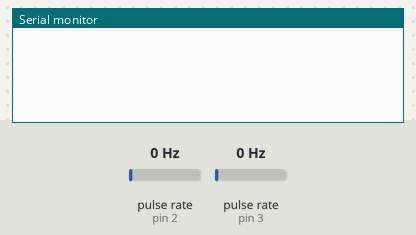
Bench run of a sketch on a simulated Arduino Uno, built with avr-gcc and run on an emulated ATmega328P. On the bench: the last lines printed to the serial monitor. Wiring (inferred from the names in the program): 2 × pulse sensor: data pin 2 / data pin 3. The inputs (shaded band) are chosen by the test bench; at power-on: pulse rate (sensors on pin 2, pin 3) 0 Hz. The ROS host is connected and sends only what is stated.

Above: at 1.2 s.
1.3 s: pulse rate (sensor on pin 2) set to 2 Hz
At 1.78 s:
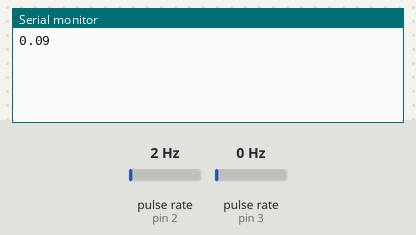
3.3 s: pulse rate (sensor on pin 3) set to 4 Hz
At 3.47 s:
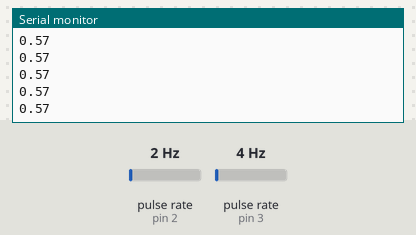
4.8 s: pulse rate (sensor on pin 2) set to 4 Hz
At 4.84 s:
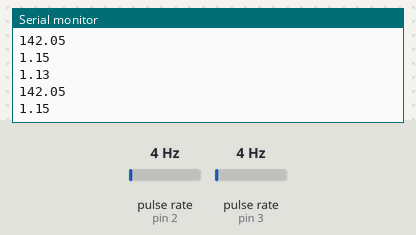
6.3 s: pulse rate (sensor on pin 3) set to 50 Hz
At 6.34 s:
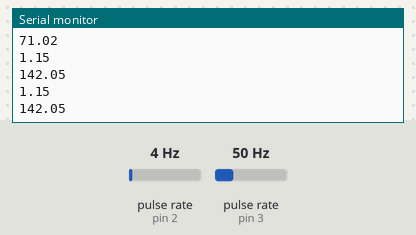
Timing chart, 0 to 8.8 s (numbered marks = the images above; inputs shaded):
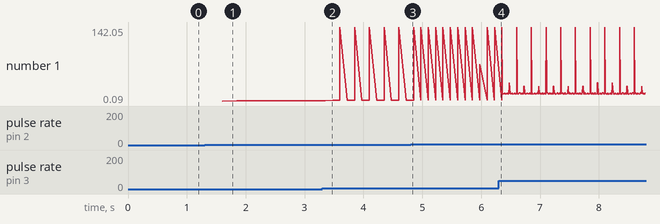

Measured:
- the behaviour switches between 0 and 1 Hz on pulse rate (sensor on pin 2) (found by bisection; images 0 and 1)
- after the input at 1.3 s, the serial monitor: prints a new line after 0.30 s (image 1)
- plotted number 1: 0.57 → 1.15 after the input at 3.3 s, 142.05 → 15.78 after the input at 6.3 s

The sketch:

encoder.ino
```cpp
#include <ros.h>
#include <std_msgs/Float32.h>

ros::NodeHandle nh;

std_msgs::Float32 msg1;
std_msgs::Float32 msg2;
ros::Publisher chatter("chatter", &msg1);
ros::Publisher vel("vel", &msg2);

int encoderPin1 = 2;
int encoderPin2 = 3;

volatile int lastEncoded = 0;
volatile float encoderValue = 0;
volatile float time1 = 0;
volatile float time2 = 0;
long lastencoderValue = 0;
volatile float dt = 0;
volatile float velocity;
int lastMSB = 0;
int lastLSB = 0;

void setup()
{
  nh.initNode();
  nh.advertise(chatter); //publishes chatter to ros
  nh.advertise(vel);     //publishes rpm to ros
  Serial.begin(2000000);

  pinMode(encoderPin1, INPUT);
  pinMode(encoderPin2, INPUT);

  digitalWrite(encoderPin1, HIGH); //turn pullup resistor on
  digitalWrite(encoderPin2, HIGH); //turn pullup resistor on

  //call updateEncoder() when any high/low changed seen
  //on interrupt 0 (pin 2), or interrupt 1 (pin 3)
  attachInterrupt(0, updateEncoder, CHANGE);
  attachInterrupt(1, updateEncoder, CHANGE);
}

void loop()
{
  msg1.data = encoderValue;
  msg2.data = velocity;

  nh.spinOnce();
  //Serial.println(dt);
  //Serial.println(time2);
  //Serial.println(time1);
  //Serial.println(velocity);
}

void updateEncoder()
{
  int MSB = digitalRead(encoderPin1); //MSB = most significant bit
  int LSB = digitalRead(encoderPin2); //LSB = least significant bit

  int encoded = (MSB << 1) | LSB;         //converting the 2 pin value to single number
  int sum = (lastEncoded << 2) | encoded; //adding it to the previous encoded value

  if (sum == 0b1101 || sum == 0b0100 || sum == 0b0010 || sum == 0b1011)
    encoderValue++;
  if (sum == 0b1110 || sum == 0b0111 || sum == 0b0001 || sum == 0b1000)
    encoderValue--;

  time1 = millis();
  if (time2 != 0)
  {
    dt = time1 - time2;
  }
  else
  {
    dt = time1;
  }
  velocity = (5 * 0.000078914 * 1600 * 100 * 3600) / (1600 * dt); //in miles per hour
  time2 = time1;
  Serial.println(velocity);

  chatter.publish(&msg1);
  vel.publish(&msg2);

  lastEncoded = encoded; //store this value for next time
}
```
